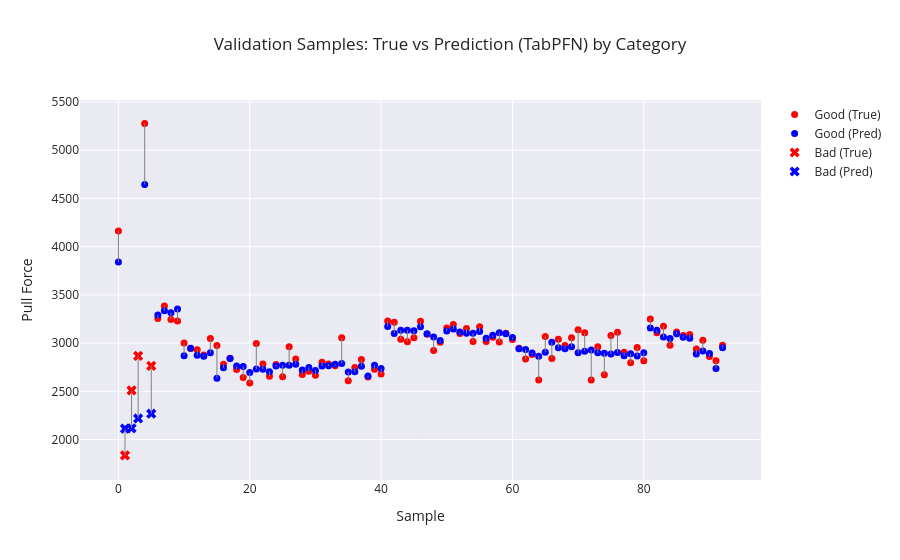

Notebook source saved alongside this figure:
### Markdown cell above
# Check Validation Data

### Code cell
# Category array (must be aligned with y_dev)
categories = dev_df.groupby("Sample ID")["Category"].first().values

plot_visualizer(
    true_vals=y_dev_Regressor,
    pred_vals=final_pred,
    categories=categories,
    title=f"Validation Samples: True vs Prediction (TabPFN) by Category"
)

### Figure 1 — Plotly figure (JSON) as saved in the notebook; plotly's stock layout.template omitted (floating-point values rounded to 4 significant figures)
{"data": [{"marker": {"color": "red", "size": 7, "symbol": "circle"}, "mode": "markers", "name": "Good (True)", "type": "scatter", "x": [0, 4, 6, 7, 8, 9, 10, 11, 12, 13, 14, 15, 16, 17, 18, 19, 20, 21, 22, 23, 24, 25, 26, 27, 28, 29, 30, 31, 32, 33, 34, 35, 36, 37, 38, 39, 40, 41, 42, 43, 44, 45, 46, 47, 48, 49, 50, 51, 52, 53, 54, 55, 56, 57, 58, 59, 60, 61, 62, 63, 64, 65, 66, 67, 68, 69, 70, 71, 72, 73, 74, 75, 76, 77, 78, 79, 80, 81, 82, 83, 84, 85, 86, 87, 88, 89, 90, 91, 92], "y": [4161.0, 5278.0, 3256.0, 3385.0, 3246.0, 3229.0, 3002.0, 2944.0, 2932.0, 2878.0, 3049.0, 2976.0, 2782.0, 2843.0, 2727.0, 2645.0, 2586.0, 2996.0, 2784.0, 2657.0, 2778.0, 2652.0, 2963.0, 2834.0, 2674.0, 2708.0, 2667.0, 2802.0, 2783.0, 2766.0, 3056.0, 2609.0, 2748.0, 2830.0, 2650.0, 2730.0, 2679.0, 3229.0, 3216.0, 3039.0, 3014.0, 3056.0, 3227.0, 3091.0, 2922.0, 3008.0, 3156.0, 3193.0, 3099.0, 3153.0, 3016.0, 3169.0, 3017.0, 3061.0, 3012.0, 3102.0, 3037.0, 2948.0, 2834.0, 2883.0, 2617.0, 3070.0, 2840.0, 3041.0, 2976.0, 3054.0, 3139.0, 3108.0, 2617.0, 2961.0, 2672.0, 3080.0, 3112.0, 2905.0, 2796.0, 2956.0, 2818.0, 3250.0, 3106.0, 3175.0, 2977.0, 3116.0, 3080.0, 3090.0, 2938.0, 3029.0, 2861.0, 2816.0, 2979.0]}, {"marker": {"color": "blue", "size": 7, "symbol": "circle"}, "mode": "markers", "name": "Good (Pred)", "type": "scatter", "x": [0, 4, 6, 7, 8, 9, 10, 11, 12, 13, 14, 15, 16, 17, 18, 19, 20, 21, 22, 23, 24, 25, 26, 27, 28, 29, 30, 31, 32, 33, 34, 35, 36, 37, 38, 39, 40, 41, 42, 43, 44, 45, 46, 47, 48, 49, 50, 51, 52, 53, 54, 55, 56, 57, 58, 59, 60, 61, 62, 63, 64, 65, 66, 67, 68, 69, 70, 71, 72, 73, 74, 75, 76, 77, 78, 79, 80, 81, 82, 83, 84, 85, 86, 87, 88, 89, 90, 91, 92], "y": [3840.0, 4643.0, 3292.0, 3335.0, 3316.0, 3354.0, 2870.0, 2947.0, 2875.0, 2865.0, 2901.0, 2637.0, 2744.0, 2840.0, 2762.0, 2757.0, 2694.0, 2730.0, 2729.0, 2704.0, 2763.0, 2771.0, 2770.0, 2781.0, 2722.0, 2748.0, 2716.0, 2763.0, 2764.0, 2780.0, 2788.0, 2702.0, 2703.0, 2760.0, 2660.0, 2769.0, 2736.0, 3172.0, 3100.0, 3132.0, 3135.0, 3127.0, 3170.0, 3098.0, 3062.0, 3026.0, 3126.0, 3147.0, 3115.0, 3101.0, 3102.0, 3120.0, 3051.0, 3080.0, 3107.0, 3098.0, 3058.0, 2941.0, 2935.0, 2898.0, 2865.0, 2905.0, 3010.0, 2953.0, 2943.0, 2963.0, 2899.0, 2917.0, 2930.0, 2899.0, 2895.0, 2887.0, 2902.0, 2868.0, 2891.0, 2865.0, 2900.0, 3156.0, 3132.0, 3064.0, 3047.0, 3096.0, 3060.0, 3051.0, 2888.0, 2917.0, 2893.0, 2738.0, 2952.0]}, {"marker": {"color": "red", "size": 9, "symbol": "x"}, "mode": "markers", "name": "Bad (True)", "type": "scatter", "x": [1, 2, 3, 5], "y": [1836.0, 2510.0, 2867.0, 2764.0]}, {"marker": {"color": "blue", "size": 9, "symbol": "x"}, "mode": "markers", "name": "Bad (Pred)", "type": "scatter", "x": [1, 2, 3, 5], "y": [2114.0, 2117.0, 2219.0, 2269.0]}, {"marker": {"color": "red", "size": 9, "symbol": "triangle-up"}, "mode": "markers", "name": "Explode (True)", "type": "scatter", "x": [], "y": []}, {"marker": {"color": "blue", "size": 9, "symbol": "triangle-up"}, "mode": "markers", "name": "Explode (Pred)", "type": "scatter", "x": [], "y": []}, {"line": {"color": "gray", "width": 1}, "mode": "lines", "showlegend": false, "type": "scatter", "x": [0, 0], "y": [4161.0, 3840.0]}, {"line": {"color": "gray", "width": 1}, "mode": "lines", "showlegend": false, "type": "scatter", "x": [1, 1], "y": [1836.0, 2114.0]}, {"line": {"color": "gray", "width": 1}, "mode": "lines", "showlegend": false, "type": "scatter", "x": [2, 2], "y": [2510.0, 2117.0]}, {"line": {"color": "gray", "width": 1}, "mode": "lines", "showlegend": false, "type": "scatter", "x": [3, 3], "y": [2867.0, 2219.0]}, {"line": {"color": "gray", "width": 1}, "mode": "lines", "showlegend": false, "type": "scatter", "x": [4, 4], "y": [5278.0, 4643.0]}, {"line": {"color": "gray", "width": 1}, "mode": "lines", "showlegend": false, "type": "scatter", "x": [5, 5], "y": [2764.0, 2269.0]}, {"line": {"color": "gray", "width": 1}, "mode": "lines", "showlegend": false, "type": "scatter", "x": [6, 6], "y": [3256.0, 3292.0]}, {"line": {"color": "gray", "width": 1}, "mode": "lines", "showlegend": false, "type": "scatter", "x": [7, 7], "y": [3385.0, 3335.0]}, {"line": {"color": "gray", "width": 1}, "mode": "lines", "showlegend": false, "type": "scatter", "x": [8, 8], "y": [3246.0, 3316.0]}, {"line": {"color": "gray", "width": 1}, "mode": "lines", "showlegend": false, "type": "scatter", "x": [9, 9], "y": [3229.0, 3354.0]}, {"line": {"color": "gray", "width": 1}, "mode": "lines", "showlegend": false, "type": "scatter", "x": [10, 10], "y": [3002.0, 2870.0]}, {"line": {"color": "gray", "width": 1}, "mode": "lines", "showlegend": false, "type": "scatter", "x": [11, 11], "y": [2944.0, 2947.0]}, {"line": {"color": "gray", "width": 1}, "mode": "lines", "showlegend": false, "type": "scatter", "x": [12, 12], "y": [2932.0, 2875.0]}, {"line": {"color": "gray", "width": 1}, "mode": "lines", "showlegend": false, "type": "scatter", "x": [13, 13], "y": [2878.0, 2865.0]}, {"line": {"color": "gray", "width": 1}, "mode": "lines", "showlegend": false, "type": "scatter", "x": [14, 14], "y": [3049.0, 2901.0]}, {"line": {"color": "gray", "width": 1}, "mode": "lines", "showlegend": false, "type": "scatter", "x": [15, 15], "y": [2976.0, 2637.0]}, {"line": {"color": "gray", "width": 1}, "mode": "lines", "showlegend": false, "type": "scatter", "x": [16, 16], "y": [2782.0, 2744.0]}, {"line": {"color": "gray", "width": 1}, "mode": "lines", "showlegend": false, "type": "scatter", "x": [17, 17], "y": [2843.0, 2840.0]}, {"line": {"color": "gray", "width": 1}, "mode": "lines", "showlegend": false, "type": "scatter", "x": [18, 18], "y": [2727.0, 2762.0]}, {"line": {"color": "gray", "width": 1}, "mode": "lines", "showlegend": false, "type": "scatter", "x": [19, 19], "y": [2645.0, 2757.0]}, {"line": {"color": "gray", "width": 1}, "mode": "lines", "showlegend": false, "type": "scatter", "x": [20, 20], "y": [2586.0, 2694.0]}, {"line": {"color": "gray", "width": 1}, "mode": "lines", "showlegend": false, "type": "scatter", "x": [21, 21], "y": [2996.0, 2730.0]}, {"line": {"color": "gray", "width": 1}, "mode": "lines", "showlegend": false, "type": "scatter", "x": [22, 22], "y": [2784.0, 2729.0]}, {"line": {"color": "gray", "width": 1}, "mode": "lines", "showlegend": false, "type": "scatter", "x": [23, 23], "y": [2657.0, 2704.0]}, {"line": {"color": "gray", "width": 1}, "mode": "lines", "showlegend": false, "type": "scatter", "x": [24, 24], "y": [2778.0, 2763.0]}, {"line": {"color": "gray", "width": 1}, "mode": "lines", "showlegend": false, "type": "scatter", "x": [25, 25], "y": [2652, 2771.0]}, {"line": {"color": "gray", "width": 1}, "mode": "lines", "showlegend": false, "type": "scatter", "x": [26, 26], "y": [2963, 2770.0]}, {"line": {"color": "gray", "width": 1}, "mode": "lines", "showlegend": false, "type": "scatter", "x": [27, 27], "y": [2834.0, 2781.0]}, {"line": {"color": "gray", "width": 1}, "mode": "lines", "showlegend": false, "type": "scatter", "x": [28, 28], "y": [2674.0, 2722.0]}, {"line": {"color": "gray", "width": 1}, "mode": "lines", "showlegend": false, "type": "scatter", "x": [29, 29], "y": [2708.0, 2748.0]}, {"line": {"color": "gray", "width": 1}, "mode": "lines", "showlegend": false, "type": "scatter", "x": [30, 30], "y": [2667.0, 2716.0]}, {"line": {"color": "gray", "width": 1}, "mode": "lines", "showlegend": false, "type": "scatter", "x": [31, 31], "y": [2802.0, 2763.0]}, {"line": {"color": "gray", "width": 1}, "mode": "lines", "showlegend": false, "type": "scatter", "x": [32, 32], "y": [2783, 2764.0]}, {"line": {"color": "gray", "width": 1}, "mode": "lines", "showlegend": false, "type": "scatter", "x": [33, 33], "y": [2766.0, 2780.0]}, {"line": {"color": "gray", "width": 1}, "mode": "lines", "showlegend": false, "type": "scatter", "x": [34, 34], "y": [3056.0, 2788.0]}, {"line": {"color": "gray", "width": 1}, "mode": "lines", "showlegend": false, "type": "scatter", "x": [35, 35], "y": [2609.0, 2702.0]}, {"line": {"color": "gray", "width": 1}, "mode": "lines", "showlegend": false, "type": "scatter", "x": [36, 36], "y": [2748.0, 2703.0]}, {"line": {"color": "gray", "width": 1}, "mode": "lines", "showlegend": false, "type": "scatter", "x": [37, 37], "y": [2830, 2760.0]}, {"line": {"color": "gray", "width": 1}, "mode": "lines", "showlegend": false, "type": "scatter", "x": [38, 38], "y": [2650.0, 2660.0]}, {"line": {"color": "gray", "width": 1}, "mode": "lines", "showlegend": false, "type": "scatter", "x": [39, 39], "y": [2730.0, 2769.0]}, {"line": {"color": "gray", "width": 1}, "mode": "lines", "showlegend": false, "type": "scatter", "x": [40, 40], "y": [2679.0, 2736.0]}, {"line": {"color": "gray", "width": 1}, "mode": "lines", "showlegend": false, "type": "scatter", "x": [41, 41], "y": [3229.0, 3172.0]}, {"line": {"color": "gray", "width": 1}, "mode": "lines", "showlegend": false, "type": "scatter", "x": [42, 42], "y": [3216, 3100.0]}, {"line": {"color": "gray", "width": 1}, "mode": "lines", "showlegend": false, "type": "scatter", "x": [43, 43], "y": [3039, 3132.0]}, {"line": {"color": "gray", "width": 1}, "mode": "lines", "showlegend": false, "type": "scatter", "x": [44, 44], "y": [3014.0, 3135.0]}, {"line": {"color": "gray", "width": 1}, "mode": "lines", "showlegend": false, "type": "scatter", "x": [45, 45], "y": [3056.0, 3127.0]}, {"line": {"color": "gray", "width": 1}, "mode": "lines", "showlegend": false, "type": "scatter", "x": [46, 46], "y": [3227.0, 3170.0]}, {"line": {"color": "gray", "width": 1}, "mode": "lines", "showlegend": false, "type": "scatter", "x": [47, 47], "y": [3091, 3098.0]}, {"line": {"color": "gray", "width": 1}, "mode": "lines", "showlegend": false, "type": "scatter", "x": [48, 48], "y": [2922.0, 3062.0]}, {"line": {"color": "gray", "width": 1}, "mode": "lines", "showlegend": false, "type": "scatter", "x": [49, 49], "y": [3008.0, 3026.0]}, {"line": {"color": "gray", "width": 1}, "mode": "lines", "showlegend": false, "type": "scatter", "x": [50, 50], "y": [3156.0, 3126.0]}, {"line": {"color": "gray", "width": 1}, "mode": "lines", "showlegend": false, "type": "scatter", "x": [51, 51], "y": [3193.0, 3147.0]}, {"line": {"color": "gray", "width": 1}, "mode": "lines", "showlegend": false, "type": "scatter", "x": [52, 52], "y": [3099.0, 3115.0]}, {"line": {"color": "gray", "width": 1}, "mode": "lines", "showlegend": false, "type": "scatter", "x": [53, 53], "y": [3153.0, 3101.0]}, {"line": {"color": "gray", "width": 1}, "mode": "lines", "showlegend": false, "type": "scatter", "x": [54, 54], "y": [3016.0, 3102.0]}, {"line": {"color": "gray", "width": 1}, "mode": "lines", "showlegend": false, "type": "scatter", "x": [55, 55], "y": [3169.0, 3120.0]}, {"line": {"color": "gray", "width": 1}, "mode": "lines", "showlegend": false, "type": "scatter", "x": [56, 56], "y": [3017.0, 3051.0]}, {"line": {"color": "gray", "width": 1}, "mode": "lines", "showlegend": false, "type": "scatter", "x": [57, 57], "y": [3061.0, 3080.0]}, {"line": {"color": "gray", "width": 1}, "mode": "lines", "showlegend": false, "type": "scatter", "x": [58, 58], "y": [3012, 3107.0]}, {"line": {"color": "gray", "width": 1}, "mode": "lines", "showlegend": false, "type": "scatter", "x": [59, 59], "y": [3102.0, 3098.0]}, {"line": {"color": "gray", "width": 1}, "mode": "lines", "showlegend": false, "type": "scatter", "x": [60, 60], "y": [3037.0, 3058.0]}, {"line": {"color": "gray", "width": 1}, "mode": "lines", "showlegend": false, "type": "scatter", "x": [61, 61], "y": [2948, 2941.0]}, {"line": {"color": "gray", "width": 1}, "mode": "lines", "showlegend": false, "type": "scatter", "x": [62, 62], "y": [2834.0, 2935.0]}, {"line": {"color": "gray", "width": 1}, "mode": "lines", "showlegend": false, "type": "scatter", "x": [63, 63], "y": [2883.0, 2898.0]}, {"line": {"color": "gray", "width": 1}, "mode": "lines", "showlegend": false, "type": "scatter", "x": [64, 64], "y": [2617.0, 2865.0]}, {"line": {"color": "gray", "width": 1}, "mode": "lines", "showlegend": false, "type": "scatter", "x": [65, 65], "y": [3070.0, 2905.0]}, {"line": {"color": "gray", "width": 1}, "mode": "lines", "showlegend": false, "type": "scatter", "x": [66, 66], "y": [2840.0, 3010.0]}, {"line": {"color": "gray", "width": 1}, "mode": "lines", "showlegend": false, "type": "scatter", "x": [67, 67], "y": [3041.0, 2953.0]}, {"line": {"color": "gray", "width": 1}, "mode": "lines", "showlegend": false, "type": "scatter", "x": [68, 68], "y": [2976.0, 2943.0]}, {"line": {"color": "gray", "width": 1}, "mode": "lines", "showlegend": false, "type": "scatter", "x": [69, 69], "y": [3054.0, 2963.0]}, {"line": {"color": "gray", "width": 1}, "mode": "lines", "showlegend": false, "type": "scatter", "x": [70, 70], "y": [3139.0, 2899.0]}, {"line": {"color": "gray", "width": 1}, "mode": "lines", "showlegend": false, "type": "scatter", "x": [71, 71], "y": [3108.0, 2917.0]}, {"line": {"color": "gray", "width": 1}, "mode": "lines", "showlegend": false, "type": "scatter", "x": [72, 72], "y": [2617.0, 2930.0]}, {"line": {"color": "gray", "width": 1}, "mode": "lines", "showlegend": false, "type": "scatter", "x": [73, 73], "y": [2961.0, 2899.0]}, {"line": {"color": "gray", "width": 1}, "mode": "lines", "showlegend": false, "type": "scatter", "x": [74, 74], "y": [2672.0, 2895.0]}, {"line": {"color": "gray", "width": 1}, "mode": "lines", "showlegend": false, "type": "scatter", "x": [75, 75], "y": [3080.0, 2887.0]}, {"line": {"color": "gray", "width": 1}, "mode": "lines", "showlegend": false, "type": "scatter", "x": [76, 76], "y": [3112.0, 2902.0]}, {"line": {"color": "gray", "width": 1}, "mode": "lines", "showlegend": false, "type": "scatter", "x": [77, 77], "y": [2905, 2868.0]}, {"line": {"color": "gray", "width": 1}, "mode": "lines", "showlegend": false, "type": "scatter", "x": [78, 78], "y": [2796.0, 2891.0]}, {"line": {"color": "gray", "width": 1}, "mode": "lines", "showlegend": false, "type": "scatter", "x": [79, 79], "y": [2956.0, 2865.0]}, {"line": {"color": "gray", "width": 1}, "mode": "lines", "showlegend": false, "type": "scatter", "x": [80, 80], "y": [2818.0, 2900.0]}, {"line": {"color": "gray", "width": 1}, "mode": "lines", "showlegend": false, "type": "scatter", "x": [81, 81], "y": [3250.0, 3156.0]}, {"line": {"color": "gray", "width": 1}, "mode": "lines", "showlegend": false, "type": "scatter", "x": [82, 82], "y": [3106.0, 3132.0]}, {"line": {"color": "gray", "width": 1}, "mode": "lines", "showlegend": false, "type": "scatter", "x": [83, 83], "y": [3175.0, 3064.0]}, {"line": {"color": "gray", "width": 1}, "mode": "lines", "showlegend": false, "type": "scatter", "x": [84, 84], "y": [2977.0, 3047.0]}, {"line": {"color": "gray", "width": 1}, "mode": "lines", "showlegend": false, "type": "scatter", "x": [85, 85], "y": [3116.0, 3096.0]}, {"line": {"color": "gray", "width": 1}, "mode": "lines", "showlegend": false, "type": "scatter", "x": [86, 86], "y": [3080.0, 3060.0]}, {"line": {"color": "gray", "width": 1}, "mode": "lines", "showlegend": false, "type": "scatter", "x": [87, 87], "y": [3090.0, 3051.0]}, {"line": {"color": "gray", "width": 1}, "mode": "lines", "showlegend": false, "type": "scatter", "x": [88, 88], "y": [2938.0, 2888.0]}, {"line": {"color": "gray", "width": 1}, "mode": "lines", "showlegend": false, "type": "scatter", "x": [89, 89], "y": [3029.0, 2917.0]}, {"line": {"color": "gray", "width": 1}, "mode": "lines", "showlegend": false, "type": "scatter", "x": [90, 90], "y": [2861.0, 2893.0]}, {"line": {"color": "gray", "width": 1}, "mode": "lines", "showlegend": false, "type": "scatter", "x": [91, 91], "y": [2816.0, 2738.0]}, {"line": {"color": "gray", "width": 1}, "mode": "lines", "showlegend": false, "type": "scatter", "x": [92, 92], "y": [2979.0, 2952.0]}], "layout": {"title": {"text": "Validation Samples: True vs Prediction (TabPFN) by Category"}, "xaxis": {"title": {"text": "Sample"}}, "yaxis": {"title": {"text": "Pull Force"}}}}
